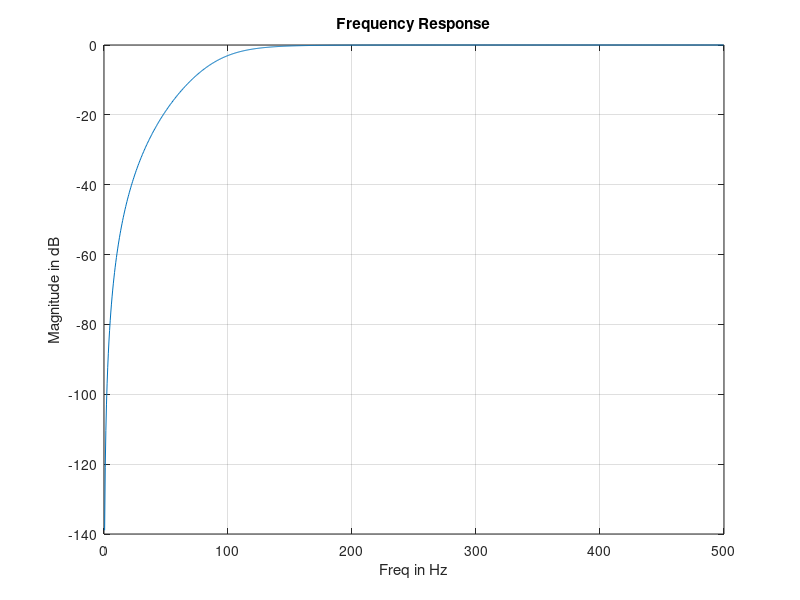
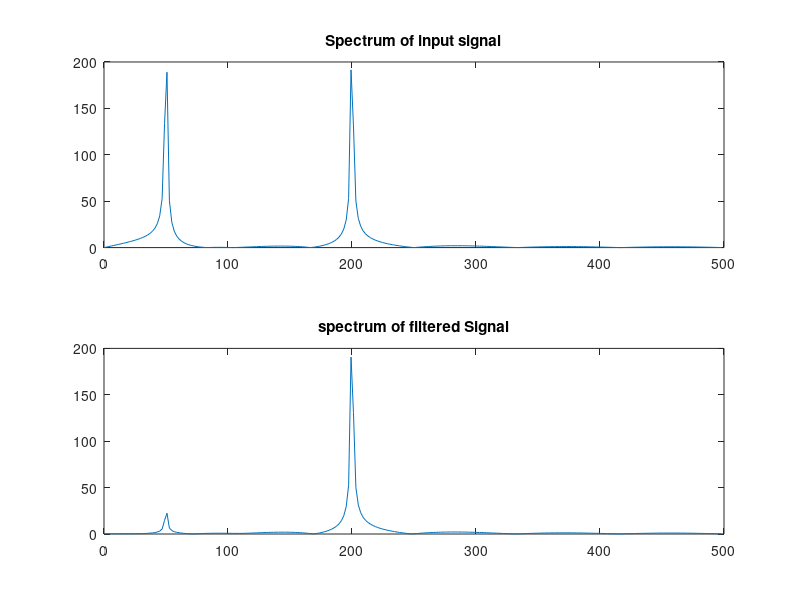

These charts were generated, in order, by the following MATLAB code:
clc; close all; clear all;
Fs = 1000;
t = 0:1/(Fs):0.5;
wc = 2*100/Fs;

x = sin(2*pi*t*50) +sin(2*pi*t*200);
[b,a] = butter(3,wc, 'high');
[H,W] = freqz(b,a,Fs);
k = W*Fs/(2*pi);

plot(k, 20*log10(abs(H))), grid on;title("Frequency Response");
xlabel("Freq in Hz");ylabel("Magnitude in dB");

yb = filter(b,a,x);
N = 512;
w = [0:N/2-1]*(Fs/N);


x = fft(x,N);
Yb = fft(yb, N);
figure(2);
subplot(211), plot(w, abs(x(1:N/2)));
title("Spectrum of input signal");
subplot(212), plot(w, abs(Yb(1:N/2)));
title("spectrum of filtered Signal");

